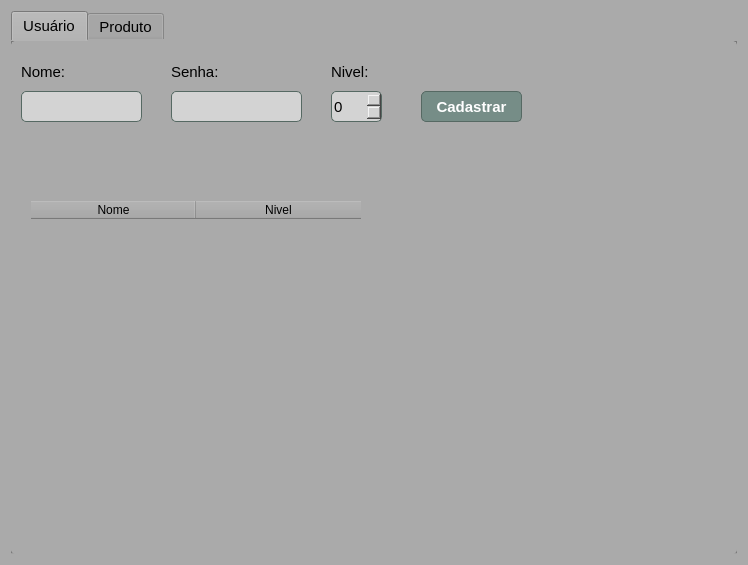
<?xml version="1.0" encoding="UTF-8"?>
<ui version="4.0">
 <class>Form</class>
 <widget class="QWidget" name="Form">
  <property name="geometry">
   <rect>
    <x>0</x>
    <y>0</y>
    <width>748</width>
    <height>565</height>
   </rect>
  </property>
  <property name="windowTitle">
   <string>Form</string>
  </property>
  <property name="styleSheet">
   <string notr="true">background-color: rgb(170, 170, 170);

border-radius:5px;
border:0px solid #566963;</string>
  </property>
  <layout class="QHBoxLayout" name="horizontalLayout">
   <item>
    <widget class="QTabWidget" name="tabWidget">
     <property name="font">
      <font>
       <pointsize>11</pointsize>
      </font>
     </property>
     <property name="styleSheet">
      <string notr="true">background-color: rgb(170, 170, 170);

border-radius:5px;
border:0px solid #566963;</string>
     </property>
     <property name="currentIndex">
      <number>0</number>
     </property>
     <widget class="QWidget" name="tab">
      <attribute name="title">
       <string>Usuário</string>
      </attribute>
      <widget class="QLabel" name="label">
       <property name="geometry">
        <rect>
         <x>10</x>
         <y>80</y>
         <width>271</width>
         <height>31</height>
        </rect>
       </property>
       <property name="font">
        <font>
         <pointsize>12</pointsize>
         <weight>50</weight>
         <bold>false</bold>
        </font>
       </property>
       <property name="styleSheet">
        <string notr="true">color: rgb(0, 170, 0);</string>
       </property>
       <property name="text">
        <string/>
       </property>
      </widget>
      <widget class="QLineEdit" name="lineEdit">
       <property name="geometry">
        <rect>
         <x>10</x>
         <y>50</y>
         <width>121</width>
         <height>31</height>
        </rect>
       </property>
       <property name="styleSheet">
        <string notr="true">background-color: rgb(211, 211, 211);
border-radius:5px;
border:1px solid #566963;</string>
       </property>
      </widget>
      <widget class="QLineEdit" name="lineEdit_2">
       <property name="geometry">
        <rect>
         <x>160</x>
         <y>50</y>
         <width>131</width>
         <height>31</height>
        </rect>
       </property>
       <property name="styleSheet">
        <string notr="true">background-color: rgb(211, 211, 211);
border-radius:5px;
border:1px solid #566963;</string>
       </property>
       <property name="echoMode">
        <enum>QLineEdit::Password</enum>
       </property>
      </widget>
      <widget class="QPushButton" name="pushButton">
       <property name="geometry">
        <rect>
         <x>410</x>
         <y>50</y>
         <width>101</width>
         <height>31</height>
        </rect>
       </property>
       <property name="font">
        <font>
         <family>Arial</family>
         <pointsize>-1</pointsize>
         <weight>75</weight>
         <bold>true</bold>
         <underline>false</underline>
         <strikeout>false</strikeout>
        </font>
       </property>
       <property name="styleSheet">
        <string notr="true">QPushButton {
	box-shadow:inset 0px 1px 3px 0px #91b8b3;
	background:linear-gradient(to bottom, #768d87 5%, #6c7c7c 100%);
	background-color:#768d87;
	border-radius:5px;
	border:1px solid #566963;
	display:inline-block;
	cursor:pointer;
	color:#ffffff;
	font-family:Arial;
	font-size:15px;
	font-weight:bold;
	
	text-decoration:none;
	text-shadow:0px -1px 0px #2b665e;
}
QPushButton:hover {
	background:linear-gradient(to bottom, #6c7c7c 5%, #768d87 100%);
	background-color:#6c7c7c;
}
QPushButton:active {
	position:relative;
	top:1px;
}
</string>
       </property>
       <property name="text">
        <string>Cadastrar</string>
       </property>
      </widget>
      <widget class="QLabel" name="label_2">
       <property name="geometry">
        <rect>
         <x>320</x>
         <y>20</y>
         <width>51</width>
         <height>21</height>
        </rect>
       </property>
       <property name="font">
        <font>
         <pointsize>11</pointsize>
        </font>
       </property>
       <property name="text">
        <string>Nivel:</string>
       </property>
      </widget>
      <widget class="QSpinBox" name="spinBox">
       <property name="geometry">
        <rect>
         <x>320</x>
         <y>50</y>
         <width>51</width>
         <height>31</height>
        </rect>
       </property>
       <property name="font">
        <font>
         <pointsize>11</pointsize>
        </font>
       </property>
       <property name="styleSheet">
        <string notr="true">background-color: rgb(211, 211, 211);
border-radius:5px;
border:1px solid #566963;</string>
       </property>
       <property name="minimum">
        <number>0</number>
       </property>
       <property name="maximum">
        <number>3</number>
       </property>
      </widget>
      <widget class="QLabel" name="label_3">
       <property name="geometry">
        <rect>
         <x>10</x>
         <y>20</y>
         <width>51</width>
         <height>21</height>
        </rect>
       </property>
       <property name="font">
        <font>
         <pointsize>11</pointsize>
        </font>
       </property>
       <property name="text">
        <string>Nome:</string>
       </property>
      </widget>
      <widget class="QLabel" name="label_7">
       <property name="geometry">
        <rect>
         <x>160</x>
         <y>20</y>
         <width>51</width>
         <height>21</height>
        </rect>
       </property>
       <property name="font">
        <font>
         <pointsize>11</pointsize>
        </font>
       </property>
       <property name="text">
        <string>Senha:</string>
       </property>
      </widget>
      <widget class="QTableWidget" name="tableWidget">
       <property name="geometry">
        <rect>
         <x>20</x>
         <y>160</y>
         <width>341</width>
         <height>341</height>
        </rect>
       </property>
       <attribute name="horizontalHeaderDefaultSectionSize">
        <number>165</number>
       </attribute>
       <column>
        <property name="text">
         <string>Nome</string>
        </property>
       </column>
       <column>
        <property name="text">
         <string>Nivel</string>
        </property>
       </column>
      </widget>
     </widget>
     <widget class="QWidget" name="tab_2">
      <attribute name="title">
       <string>Produto</string>
      </attribute>
      <widget class="QLineEdit" name="lineEdit_4">
       <property name="geometry">
        <rect>
         <x>10</x>
         <y>40</y>
         <width>161</width>
         <height>31</height>
        </rect>
       </property>
       <property name="styleSheet">
        <string notr="true">background-color: rgb(211, 211, 211);
border-radius:5px;
border:1px solid #566963;</string>
       </property>
      </widget>
      <widget class="QLineEdit" name="lineEdit_5">
       <property name="geometry">
        <rect>
         <x>200</x>
         <y>40</y>
         <width>251</width>
         <height>31</height>
        </rect>
       </property>
       <property name="styleSheet">
        <string notr="true">background-color: rgb(211, 211, 211);
border-radius:5px;
border:1px solid #566963;</string>
       </property>
      </widget>
      <widget class="QLineEdit" name="lineEdit_6">
       <property name="geometry">
        <rect>
         <x>470</x>
         <y>40</y>
         <width>121</width>
         <height>31</height>
        </rect>
       </property>
       <property name="styleSheet">
        <string notr="true">background-color: rgb(211, 211, 211);
border-radius:5px;
border:1px solid #566963;</string>
       </property>
      </widget>
      <widget class="QLabel" name="label_8">
       <property name="geometry">
        <rect>
         <x>10</x>
         <y>10</y>
         <width>51</width>
         <height>21</height>
        </rect>
       </property>
       <property name="font">
        <font>
         <pointsize>11</pointsize>
        </font>
       </property>
       <property name="text">
        <string>Codigo:</string>
       </property>
      </widget>
      <widget class="QLabel" name="label_9">
       <property name="geometry">
        <rect>
         <x>200</x>
         <y>10</y>
         <width>61</width>
         <height>21</height>
        </rect>
       </property>
       <property name="font">
        <font>
         <pointsize>11</pointsize>
        </font>
       </property>
       <property name="text">
        <string>Produto:</string>
       </property>
      </widget>
      <widget class="QLabel" name="label_10">
       <property name="geometry">
        <rect>
         <x>470</x>
         <y>10</y>
         <width>51</width>
         <height>21</height>
        </rect>
       </property>
       <property name="font">
        <font>
         <pointsize>11</pointsize>
        </font>
       </property>
       <property name="text">
        <string>Preço:</string>
       </property>
      </widget>
      <widget class="QTableWidget" name="tableWidget_2">
       <property name="geometry">
        <rect>
         <x>20</x>
         <y>160</y>
         <width>671</width>
         <height>341</height>
        </rect>
       </property>
       <attribute name="horizontalHeaderDefaultSectionSize">
        <number>217</number>
       </attribute>
       <column>
        <property name="text">
         <string>Codigo</string>
        </property>
       </column>
       <column>
        <property name="text">
         <string>Produto</string>
        </property>
       </column>
       <column>
        <property name="text">
         <string>Preço</string>
        </property>
       </column>
      </widget>
      <widget class="QPushButton" name="pushButton_3">
       <property name="geometry">
        <rect>
         <x>20</x>
         <y>110</y>
         <width>101</width>
         <height>31</height>
        </rect>
       </property>
       <property name="font">
        <font>
         <family>Arial</family>
         <pointsize>-1</pointsize>
         <weight>75</weight>
         <bold>true</bold>
         <underline>false</underline>
         <strikeout>false</strikeout>
        </font>
       </property>
       <property name="styleSheet">
        <string notr="true">QPushButton {
	box-shadow:inset 0px 1px 3px 0px #91b8b3;
	background:linear-gradient(to bottom, #768d87 5%, #6c7c7c 100%);
	background-color:#768d87;
	border-radius:5px;
	border:1px solid #566963;
	display:inline-block;
	cursor:pointer;
	color:#ffffff;
	font-family:Arial;
	font-size:15px;
	font-weight:bold;
	
	text-decoration:none;
	text-shadow:0px -1px 0px #2b665e;
}
QPushButton:hover {
	background:linear-gradient(to bottom, #6c7c7c 5%, #768d87 100%);
	background-color:#6c7c7c;
}
QPushButton:active {
	position:relative;
	top:1px;
}
</string>
       </property>
       <property name="text">
        <string>Cadastrar</string>
       </property>
      </widget>
      <widget class="QLabel" name="label_11">
       <property name="geometry">
        <rect>
         <x>220</x>
         <y>80</y>
         <width>271</width>
         <height>21</height>
        </rect>
       </property>
       <property name="font">
        <font>
         <pointsize>12</pointsize>
         <weight>50</weight>
         <bold>false</bold>
        </font>
       </property>
       <property name="styleSheet">
        <string notr="true">color: rgb(0, 170, 0);</string>
       </property>
       <property name="text">
        <string/>
       </property>
      </widget>
     </widget>
    </widget>
   </item>
  </layout>
 </widget>
 <resources/>
 <connections/>
</ui>
